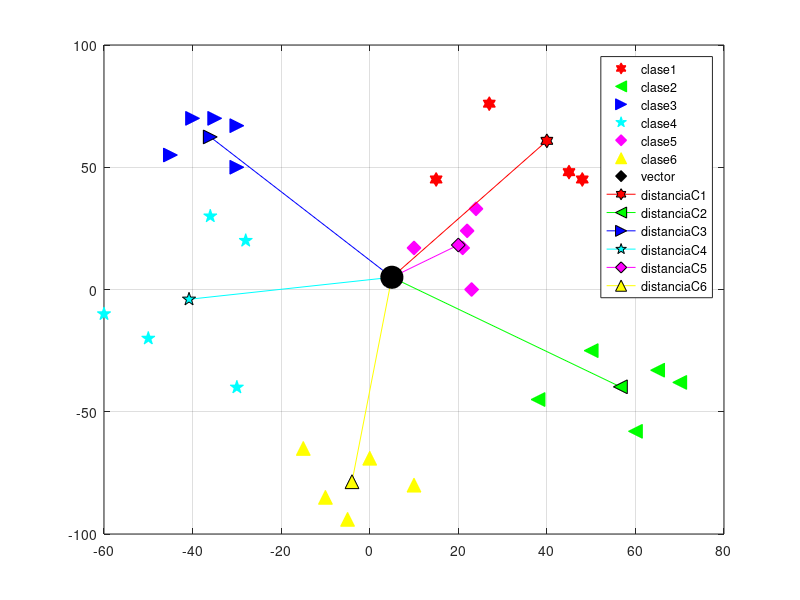

MATLAB code to generate this figure:

clc % limpiar pantalla
close all   %cierra todo
clear all %limpia todo

warning off all 
s1='Yes'
s2='Yes'
c1=[15 65 45 48 27; 45 90 48 45 76];
c2=[60 50 70 65 38; -58 -25 -38 -33 -45];
c3=[-30 -35 -45 -30 -40; 50 70 55 67 70];
c4=[-50 -36 -60 -28 -30; -20 30 -10 20 -40];
c5=[10 23 21 22 24; 17 0 17 24 33];
c6=[-10 -5 -15 10 0; -85 -94 -65 -80 -69];
while strcmp(s1,s2)



disp('welcome to pattern recognition')

%diseño de un clasificador de distancia euclideana

% metiendo las clases de pertenencia


vx=input('dame la coord del vector en x=');
vy=input('dame la coord del vector en y=');
vector=[vx;vy];
mediaTotal = mean((cat(2,c1,c2,c3,c4,c5,c6)),2)

if 1000 < vector(1,1) || 1000 < vector (2,1)
    fprintf("Demasiado lejos el valor\n");
    ct=[mediaTotal,vector];
    f2=figure(2);
    plot(ct(1,:),ct(2,:),'ro-','MarkerFaceColor','r','MarkerSize', 10, 'Marker','hexagram','MarkerEdgeColor','k')
    pause(0.5);
else
%GRAFICANDO LAS CLASES


%%% obteniendo parámetros de cada clase


media1=mean(c1,2);
media2=mean(c2,2);
media3=mean(c3,2);
media4=mean(c4,2);
media5=mean(c5,2);
media6=mean(c6,2);

c_1=[media1,vector];
c_2=[media2,vector];
c_3=[media3,vector];
c_4=[media4,vector];
c_5=[media5,vector];
c_6=[media6,vector];




distancia1=norm(media1-vector);
distancia2=norm(media2-vector);
distancia3=norm(media3-vector);
distancia4=norm(media4-vector);
distancia5=norm(media5-vector);
distancia6=norm(media6-vector);


dist_total=[distancia1,distancia2, distancia3,distancia4,distancia5,distancia6];
minima=min(min(dist_total))
encuentra=find(dist_total==minima)
fprintf('el vector desconocido pertenece a la clase %d\n',encuentra)

    f1 = figure(1);
    plot(c1(1,:),c1(2,:),'ro','MarkerFaceColor','r','MarkerSize', 10, 'Marker','hexagram')
    grid on
    hold on
    plot(c2(1,:),c2(2,:),'go','MarkerFaceColor','g','MarkerSize', 10,'Marker','<')
    plot(c3(1,:),c3(2,:),'bo','MarkerFaceColor','b','MarkerSize', 10,'Marker','>')
    plot(c4(1,:),c4(2,:),'co','MarkerFaceColor','c','MarkerSize', 10,'Marker','pentagram')
    plot(c5(1,:),c5(2,:),'mo','MarkerFaceColor','m','MarkerSize', 10,'Marker','diamond')
    plot(c6(1,:),c6(2,:),'yo','MarkerFaceColor','y','MarkerSize', 10,'Marker','^')
    plot(vector(1,:),vector(2,:),'ko','MarkerFaceColor','k','MarkerSize', 10,'Marker','diamond')
    plot(c_1(1,:),c_1(2,:),'ro-','MarkerFaceColor','r','MarkerSize', 10, 'Marker','hexagram','MarkerEdgeColor','k')
    plot(c_2(1,:),c_2(2,:),'go-','MarkerFaceColor','g','MarkerSize', 10,'Marker','<','MarkerEdgeColor','k')
    plot(c_3(1,:),c_3(2,:),'bo-','MarkerFaceColor','b','MarkerSize', 10,'Marker','>','MarkerEdgeColor','k')
    plot(c_4(1,:),c_4(2,:),'co-','MarkerFaceColor','c','MarkerSize', 10,'Marker','pentagram','MarkerEdgeColor','k')
    plot(c_5(1,:),c_5(2,:),'mo-','MarkerFaceColor','m','MarkerSize', 10,'Marker','diamond','MarkerEdgeColor','k')
    plot(c_6(1,:),c_6(2,:),'yo-','MarkerFaceColor','y','MarkerSize', 10,'Marker','^','MarkerEdgeColor','k')
    plot(vector(1,:),vector(2,:),'ko','MarkerFaceColor','k','MarkerSize', 16,'Marker','o','MarkerEdgeColor','k')
    legend('clase1','clase2','clase3','clase4','clase5','clase6','vector','distanciaC1','distanciaC2','distanciaC3','distanciaC4','distanciaC5','distanciaC6')

    if encuentra==1
        c1 = cat(2,c1,vector);
    elseif encuentra==2
        c2 = cat(2,c2,vector);
    elseif encuentra==3
        c3 = cat(2,c3,vector);
    elseif encuentra==4
        c4 = cat(2,c4,vector);
    elseif encuentra==5
        c5 = cat(2,c5,vector);
    elseif encuentra==6
        c6 = cat(2,c6,vector);
    end
end
pause(2);
s2=input('Deseas volver a buscar un vector? [Yes/No]','s');

clear vector %limpia todo
%close(f1)
end